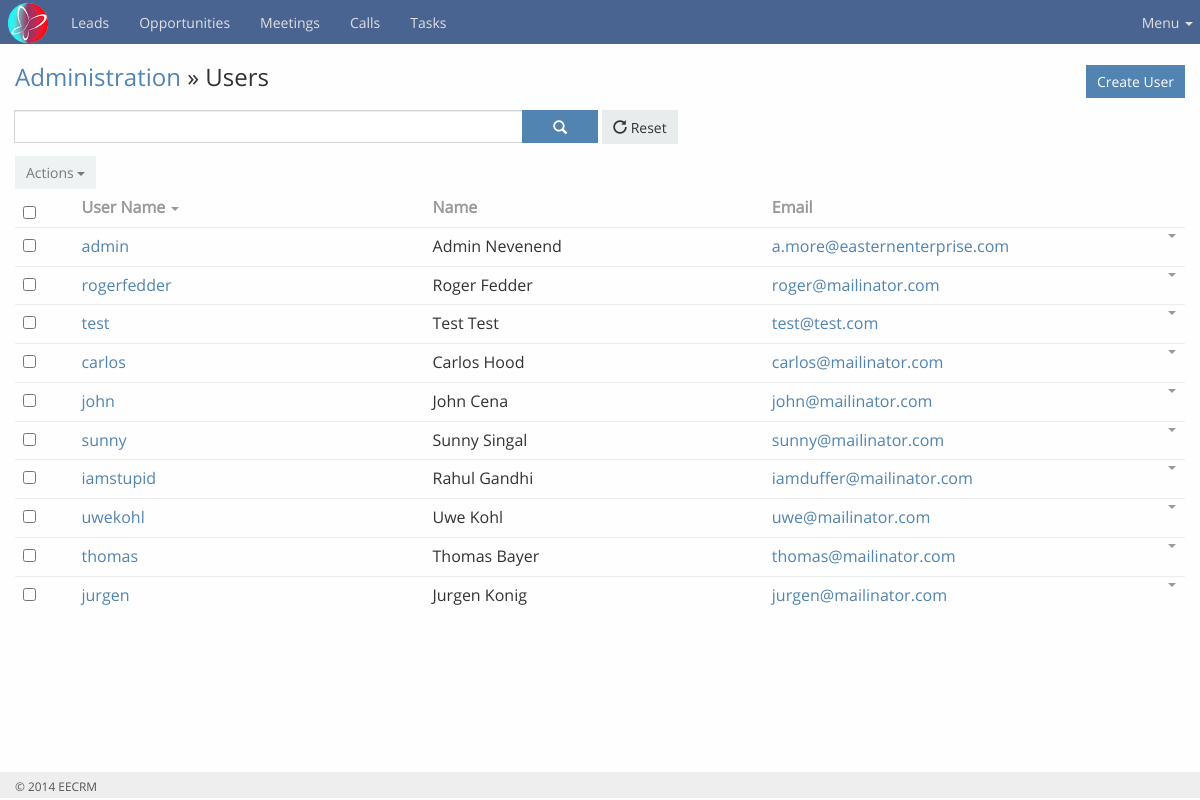
Screenshot of /administration/modules/users/index.php (signed in) with the database file from the repository.
### tables this page shows
CREATE TABLE IF NOT EXISTS `users` (
  `id` int(24) NOT NULL AUTO_INCREMENT,
  `is_admin` tinyint(1) DEFAULT '0',
  `user_name` varchar(50) DEFAULT NULL,
  `salutation_name` varchar(255) DEFAULT NULL,
  `first_name` varchar(100) DEFAULT '',
  `last_name` varchar(100) DEFAULT '',
  `email_address` varchar(255) NOT NULL,
  `password` varchar(255) DEFAULT NULL,
  `title` varchar(100) DEFAULT NULL,
  `phone` varchar(50) DEFAULT NULL,
  `deleted` tinyint(1) DEFAULT '0',
  `default_team_id` varchar(24) DEFAULT NULL,
  PRIMARY KEY (`id`),
  UNIQUE KEY `user_name` (`user_name`),
  KEY `default_team_id` (`default_team_id`)
);

### include/utils-users.php (called while the page is built, shortened)
<?php
require_once 'database.php';
function getAllUsers($offset, $limit, $searchString = '')
{
    global $db;
    $sqlQuery = "SELECT id,user_name,first_name,last_name,email_address
                 FROM users
                 WHERE ";
    $sqlQuery .= " deleted = '0' LIMIT $offset, $limit";
    $stmt = $db->prepare($sqlQuery);
    $stmt->execute();
    $columns = $stmt->columnCount();
    if ($columns > 0) {
        $users = $stmt->fetchAll(PDO::FETCH_ASSOC);
    }
    return ($users)? $users : NULL;
}

### administration/modules/users/index.php (the view, shortened to what this page needs)
<?php
require_once dirname(__DIR__) . '/../../common/header.php';
require_once $include_directory . 'utils-users.php';
$usersList = getAllUsers(0, MAX_ROWS);
?>
<div class="container content">
    <div id="main"><div class="page-header"><div class="row">
                <div class="col-lg-7 col-sm-7">
                    <h3><a href="<?php echo ADMINPATH; ?>">Administration</a> &raquo; Users</h3>
                </div>
                <div class="col-lg-5 col-sm-5">
                    <div class="header-buttons btn-group pull-right">
                        <a class="btn btn-primary" href="<?php echo BASEPATH;?>administration/modules/users/create.php">Create User</a>
                    </div>
                </div>
            </div>
        </div>
        <div class="search-container">
            <div class="row search-row">
                <div class="form-group col-sm-6">
                    <div class="input-group">
                        <input type="text" value="" name="filter" class="form-control filter searchfilter">
                        <div class="input-group-btn">
                            <button data-module="users" data-isadmin ="1" data-action="search" class="btn btn-primary search btn-icon" type="button">
                                <span class="glyphicon glyphicon-search"></span>
                            </button>
                        </div>
                    </div>
                </div>
                <div class="form-group col-sm-6">
                    <div class="btn-group">
                        <button data-action="reset" class="btn btn-default resetrecord" type="button">
                            <span class="glyphicon glyphicon-repeat"></span>&nbsp;Reset
                        </button>
                    </div>
                </div>
            </div>
        </div>
        <div class="list-container">
            <div class="list-buttons-container clearfix">
                <div class="btn-group actions">
                    <button disabled="" data-toggle="dropdown" class="btn btn-default dropdown-toggle actions-button" type="button">
                        Actions
                        <span class="caret"></span>
                    </button>
                </div>
            </div>
            <div class="list">
                <table class="table">
                    <thead>
                        <tr>
                            <th width="5%"><input type="checkbox" class="selectAll"></th>
                            <th width="30%">
                                <a data-name="userName" class="sort" href="javascript:">User Name</a>
                                <span class="caret"></span>
                            </th>
                            <th>
                                <a data-name="name" class="sort" href="javascript:">Name</a>
                            </th>
                            <th>
                                <a data-name="emailAddress" class="sort" href="javascript:">Email</a>
                            </th>
                            <th width="7%%">
                            </th>
                        </tr>
                    </thead>
                    <tbody>
                        <?php if ($usersList !== NULL) :
                                foreach ($usersList as $user) : ?>
                                    <tr data-id="<?php echo $usersList?>" class="initial">
                                        <td class="cell cell-checkbox">
                                            <input type="checkbox" data-id="<?php echo $user['id']; ?>" class="record-checkbox records-multiaction">
                                        </td>
                                        <td class="cell cell-userName">
                                            <a title="<?php echo $user['user_name']; ?>" data-id="<?php echo $user['id']; ?>" class="link" href="<?php echo ADMINPATH;?>modules/users/view.php?id=<?php echo $user['id']?>"><?php echo $user['user_name']; ?></a>
                                        </td>
                                        <td class="cell cell-name"><?php echo ucfirst($user['first_name']) ." ". ucfirst($user['last_name']) ;?></td>
                                        <td class="cell cell-emailAddress">
                                            <a data-action="mailTo" data-email-address="<?php echo ucfirst($user['email_address']);?>" href="javascript:"><?php echo $user['email_address'];?></a>
                                        </td>
                                        <td width="7%" class="cell cell-buttons">
                                            <div class="list-row-buttons btn-group pull-right">
                                                <button data-toggle="dropdown" class="btn btn-link btn-sm dropdown-toggle" type="button">
                                                    <span class="caret"></span>
                                                </button>
                                             </div>
                                        </td>
                                    </tr>
                           <?php endforeach;
                        else:  ?>
                            No Records Found
                        <?php endif; ?>
                    </tbody>
                </table>
            </div>
        </div>
    </div>
</div>
<?php
require_once dirname(__DIR__) . '/../../common/footer.php';
?>

### rows the page displays
users: user_name "admin", first_name "Admin", last_name "Nevenend", email_address "a.more@easternenterprise.com"
users: user_name "rogerfedder", first_name "Roger", last_name "Fedder", email_address "roger@mailinator.com"
users: user_name "test", first_name "Test", last_name "Test", email_address "test@test.com"
users: user_name "carlos", first_name "Carlos", last_name "Hood", email_address "carlos@mailinator.com"
users: user_name "john", first_name "John", last_name "Cena", email_address "john@mailinator.com"
users: user_name "sunny", first_name "Sunny", last_name "Singal", email_address "sunny@mailinator.com"
users: user_name "iamstupid", first_name "Rahul", last_name "Gandhi", email_address "iamduffer@mailinator.com"
users: user_name "uwekohl", first_name "Uwe", last_name "Kohl", email_address "uwe@mailinator.com"
users: user_name "thomas", first_name "Thomas", last_name "Bayer", email_address "thomas@mailinator.com"
users: user_name "jurgen", first_name "Jurgen", last_name "Konig", email_address "jurgen@mailinator.com"
